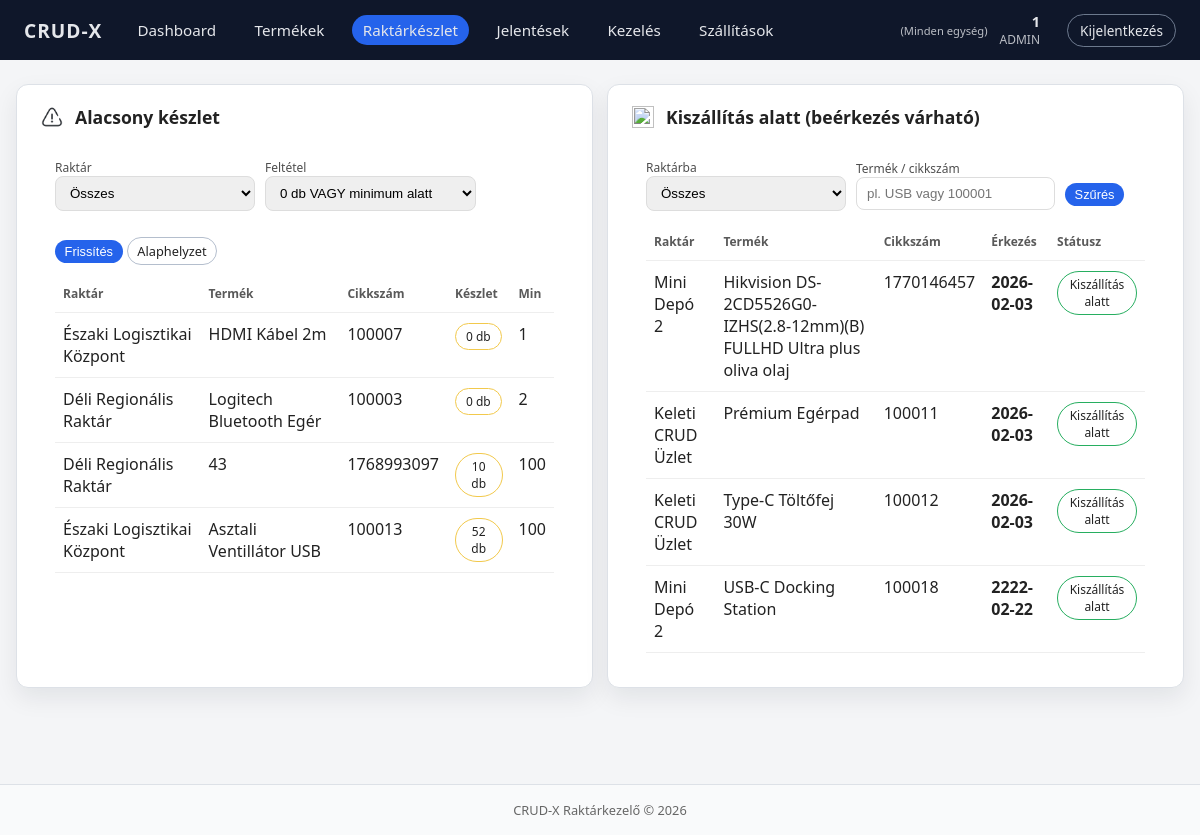
Screenshot of /CRUDX_v93/inventory.php (signed in) with the database file from the repository.
### tables this page shows
CREATE TABLE `inventory` (
  `ID` int(11) NOT NULL,
  `product_ID` int(11) NOT NULL,
  `warehouse_ID` int(11) NOT NULL,
  `quantity` int(11) NOT NULL,
  `min_quantity` int(11) DEFAULT NULL,
  `created_at` datetime NOT NULL DEFAULT current_timestamp(),
  `updated_at` datetime DEFAULT NULL
);

CREATE TABLE `warehouses` (
  `ID` int(11) NOT NULL,
  `name` varchar(255) NOT NULL,
  `address` varchar(255) NOT NULL,
  `max_quantity` int(20) NOT NULL,
  `type` enum('warehouse','store') NOT NULL,
  `active` tinyint(1) NOT NULL DEFAULT 1
);

CREATE TABLE `products` (
  `ID` int(11) NOT NULL,
  `name` varchar(100) NOT NULL,
  `item_number` varchar(100) NOT NULL,
  `description` text NOT NULL,
  `category_ID` int(11) NOT NULL,
  `active` tinyint(1) NOT NULL,
  `created_at` datetime NOT NULL DEFAULT current_timestamp(),
  `updated_at` datetime DEFAULT current_timestamp()
);

CREATE TABLE `transports` (
  `ID` int(11) NOT NULL,
  `batch_id` varchar(50) DEFAULT NULL,
  `product_ID` int(11) NOT NULL,
  `warehouse_ID` int(11) NOT NULL,
  `type` enum('import','export') NOT NULL,
  `date` datetime NOT NULL DEFAULT current_timestamp(),
  `user_ID` int(11) NOT NULL,
  `description` text NOT NULL,
  `arriveIn` date DEFAULT NULL,
  `quantity` int(11) NOT NULL
);

### CRUDX_v93/inventory.php (the view, shortened to what this page needs)
<?php
include 'config.php';
include './components/navbar.php';
$low_wh = isset($_GET['low_wh']) ? (int)$_GET['low_wh'] : 0;
$low_mode = isset($_GET['low_mode']) ? $_GET['low_mode'] : 'both';
$ship_wh = isset($_GET['ship_wh']) ? (int)$_GET['ship_wh'] : 0;
$ship_q  = isset($_GET['ship_q']) ? trim($_GET['ship_q']) : '';
$paramsLow = [];
$whereLow = [];
$sqlLow = "
    SELECT
        p.ID AS product_id,
        p.name,
        p.item_number,
        c.category_name,
        w.name AS warehouse_name,
        i.quantity,
        i.min_quantity
    FROM inventory i
    JOIN products p ON p.ID = i.product_ID
    LEFT JOIN categories c ON c.ID = p.category_ID
    JOIN warehouses w ON w.ID = i.warehouse_ID
";
if ($low_mode === 'out') {
    $whereLow[] = "i.quantity = 0";
} elseif ($low_mode === 'min') {
    $whereLow[] = "i.quantity <= i.min_quantity";
} else {
    $whereLow[] = "(i.quantity = 0 OR i.quantity <= i.min_quantity)";
}
if ($whereLow) {
    $sqlLow .= " WHERE " . implode(" AND ", $whereLow);
}
$sqlLow .= " ORDER BY i.quantity ASC, p.name ASC LIMIT 20";
$stmtLow = $pdo->prepare($sqlLow);
$stmtLow->execute($paramsLow);
$lowStockRows = $stmtLow->fetchAll(PDO::FETCH_ASSOC);
$paramsShip = [];
$sqlShip = "
    SELECT
        t.ID,
        t.arriveIn,
        t.date,
        t.description,
        p.name,
        p.item_number,
        w.name AS warehouse_name
    FROM transports t
    JOIN products p ON p.ID = t.product_ID
    JOIN warehouses w ON w.ID = t.warehouse_ID
    WHERE t.type = 'import'
      AND t.arriveIn IS NOT NULL
      AND t.arriveIn >= CURDATE()
";
$sqlShip .= " ORDER BY t.arriveIn ASC, t.ID DESC LIMIT 20";
$shipRows = [];
try {
    $stmtShip = $pdo->prepare($sqlShip);
    $stmtShip->execute($paramsShip);
    $shipRows = $stmtShip->fetchAll(PDO::FETCH_ASSOC);
} catch (PDOException $e) {
    $shipRows = null;
    $shipError = $e->getMessage();
}
?>
<!DOCTYPE html>
<html lang="hu">
<head>
    <link rel="stylesheet" href="./style/style.css?v=<?= time() ?>">
</head>
<body>
<main class="container">
    <div class="dashboard-grid">
        <section class="card col-6">
            <div class="card-header">
                <h2><img class="icon" src="./img/danger_icon_243248.png">Alacsony készlet</h2>
            </div>
            <div class="card-body">
                <form method="get" class="card-tools">
                    <div>
                        <label>Raktár</label><br>
                        <select name="low_wh">
                            <option value="0" <?= $low_wh === 0 ? 'selected' : '' ?>>Összes</option>
                        </select>
                    </div>
                    <div>
                        <label>Feltétel</label><br>
                        <select name="low_mode">
                            <option value="both" <?= $low_mode === 'both' ? 'selected' : '' ?>>0 db VAGY minimum alatt</option>
                        </select>
                    </div>
                    <div style="margin-top:18px;">
                        <button class="btn btn-small" type="submit">Frissítés</button>
                        <a class="btn btn-small btn-outline" href="inventory.php">Alaphelyzet</a>
                    </div>
                </form>
                <table class="mini-table">
                    <thead>
                        <tr>
                            <th>Raktár</th>
                            <th>Termék</th>
                            <th>Cikkszám</th>
                            <th>Készlet</th>
                            <th>Min</th>
                        </tr>
                    </thead>
                    <tbody>
                        <?php if (empty($lowStockRows)): ?>
                            <tr><td colspan="5" style="opacity:.7;">Nincs találat a feltételre.</td></tr>
                        <?php else: ?>
                            <?php foreach ($lowStockRows as $r): ?>
                                <tr>
                                    <td><?= htmlspecialchars($r['warehouse_name']) ?></td>
                                    <td><?= htmlspecialchars($r['name']) ?></td>
                                    <td><?= htmlspecialchars($r['item_number']) ?></td>
                                    <td><span class="pill pill-warn"><?= (int)$r['quantity'] ?> db</span></td>
                                    <td><?= (int)$r['min_quantity'] ?></td>
                                </tr>
                            <?php endforeach; ?>
                        <?php endif; ?>
                    </tbody>
                </table>
            </div>
        </section>
        <section class="card col-6">
            <div class="card-header">
                <h2><img class="icon" src="./img/truck_23929.png"> Kiszállítás alatt (beérkezés várható)</h2>
            </div>
            <div class="card-body">
                <form method="get" class="card-tools">
                    <div>
                        <label>Raktárba</label><br>
                        <select name="ship_wh">
                            <option value="0" <?= $ship_wh === 0 ? 'selected' : '' ?>>Összes</option>
                        </select>
                    </div>
                    <div>
                        <label>Termék / cikkszám</label><br>
                        <input type="text" name="ship_q" value="<?= htmlspecialchars($ship_q) ?>" placeholder="pl. USB vagy 100001">
                    </div>
                    <div style="margin-top:18px;">
                        <button class="btn btn-small" type="submit">Szűrés</button>
                    </div>
                </form>
                <?php if ($shipRows === null): ?>
                    <div class="hint">Hiba: <?= htmlspecialchars($shipError ?? '') ?></div>
                <?php else: ?>
                    <table class="mini-table">
                        <thead>
                            <tr>
                                <th>Raktár</th>
                                <th>Termék</th>
                                <th>Cikkszám</th>
                                <th>Érkezés</th>
                                <th>Státusz</th>
                            </tr>
                        </thead>
                        <tbody>
                            <?php if (empty($shipRows)): ?>
                                <tr><td colspan="5" style="opacity:.7;">Nincs beérkezés a szűrőkre (import + arriveIn >= ma).</td></tr>
                            <?php else: ?>
                                <?php foreach ($shipRows as $t): ?>
                                    <tr>
                                        <td><?= htmlspecialchars($t['warehouse_name']) ?></td>
                                        <td><?= htmlspecialchars($t['name']) ?></td>
                                        <td><?= htmlspecialchars($t['item_number']) ?></td>
                                        <td><strong><?= htmlspecialchars($t['arriveIn']) ?></strong></td>
                                        <td><span class="pill pill-ok">Kiszállítás alatt</span></td>
                                    </tr>
                                <?php endforeach; ?>
                            <?php endif; ?>
                        </tbody>
                    </table>
                <?php endif; ?>
            </div>
        </section>
</main>
    <?php include './components/footer.php'; ?>
</body>
</html>

### CRUDX_v93/style/style.css (style rules this page uses)
a, a:visited, a:hover, a:active, a:focus { text-decoration: none !important; color: inherit !important; }
:root { --bg: #f4f5f7; --bg-card: #ffffff; --border: #dde1e7; --text: #222; --text-muted: #666; --primary: #2563eb; --primary-soft: #e0ecff; --danger: #dc2626; --success: #16a34a; --radius-lg: 12px; --radius-sm: 6px; --shadow-soft: 0 10px 25px rgba(15, 23, 42, 0.08); }
* { box-sizing: border-box; }
html, body { height: 100%; margin: 0; }
body { font-family: system-ui, -apple-system, BlinkMacSystemFont, "Segoe UI", sans-serif; background: var(--bg); color: var(--text); margin: 0; display: flex; flex-direction: column; min-height: 100vh; }
main.container { flex: 1 0 auto; padding-bottom: 2rem; }
.btn, .btn:hover, .btn:focus, .btn:active { text-decoration: none; color: inherit; }
.btn-outline, .btn-outline:hover { text-decoration: none; }
.btn { border: none; background: var(--primary); color: white; padding: 0.45rem 0.95rem; border-radius: 999px; font-size: 0.9rem; cursor: pointer; transition: background 0.15s, transform 0.1s, box-shadow 0.1s; box-shadow: 0 4px 10px rgba(37, 99, 235, 0.3); }
.btn-outline { background: transparent; border: 1px solid rgba(148, 163, 184, 0.7); color: black; box-shadow: none; }
.btn-small { padding: 0.25rem 0.6rem; font-size: 0.8rem; box-shadow: none; }
.container { max-width: 1200px; margin: 1.5rem auto 2.5rem; padding: 0 1rem; }
.card { background: var(--bg-card); border-radius: var(--radius-lg); box-shadow: var(--shadow-soft); padding: 1.25rem 1.5rem; margin-bottom: 1.5rem; border: 1px solid var(--border); }
.card-header { display: flex; align-items: center; justify-content: space-between; gap: 1rem; margin-bottom: 1rem; }
.card-header h2 { margin: 0; font-size: 1.1rem; }
th { user-select: none; }
.col-6 { grid-column: span 6; }
.card-header .icon { width: 22px !important; height: 22px !important; object-fit: contain; user-select: none; }
.card-header h2 { display: flex; align-items: center; gap: 12px; margin: 0; }
div h2 .icon { display: flex; align-items: center; gap: 12px; margin: 0; }
.card h2 { display: flex; align-items: center; gap: 12px; margin: 0; }
.card .icon { width: 24px; height: 24px; object-fit: contain; }
.pill { text-align: center; }

### CRUDX_v93/inventory.php (style rules this page uses)
.dashboard-grid { display:grid; grid-template-columns: repeat(12, 1fr); gap: 14px; }
.col-6 { grid-column: span 6; }
.card-body { padding: 14px; }
.card-tools { display:flex; gap:10px; flex-wrap:wrap; align-items:center; margin-bottom: 12px; }
.card-tools label { font-size: 12px; opacity:.8; }
.card-tools select, .card-tools input { padding: 8px 10px; border: 1px solid #ddd; border-radius: 8px; }
.mini-table { width:100%; border-collapse: collapse; }
.mini-table th, .mini-table td { padding: 10px 8px; border-bottom: 1px solid #eee; vertical-align: top; }
.mini-table th { text-align:left; font-size: 12px; opacity: .75; }
.pill { display:inline-block; padding: 4px 10px; border-radius: 999px; border: 1px solid #ddd; font-size: 12px; }
.pill-warn { border-color: #f2c94c; }
.pill-ok { border-color: #27ae60; }

### rows the page displays
inventory: warehouse_ID.name "Északi Logisztikai Központ", product_ID.name "HDMI Kábel 2m", product_ID.item_number "100007", quantity "0", min_quantity "1"
inventory: warehouse_ID.name "Déli Regionális Raktár", product_ID.name "Logitech Bluetooth Egér", product_ID.item_number "100003", quantity "0", min_quantity "2"
inventory: warehouse_ID.name "Déli Regionális Raktár", product_ID.name "43", product_ID.item_number "1768993097", quantity "10", min_quantity "100"
inventory: warehouse_ID.name "Északi Logisztikai Központ", product_ID.name "Asztali Ventillátor USB", product_ID.item_number "100013", quantity "52", min_quantity "100"
transports: warehouse_ID.name "Mini Depó 2", product_ID.name "Hikvision DS-2CD5526G0-IZHS(2.8-12mm)(B) FULLHD Ultra plus oliva olaj", product_ID.item_number "1770146457", arriveIn "2026-02-03"
transports: warehouse_ID.name "Keleti CRUD Üzlet", product_ID.name "Prémium Egérpad", product_ID.item_number "100011", arriveIn "2026-02-03"
transports: warehouse_ID.name "Keleti CRUD Üzlet", product_ID.name "Type-C Töltőfej 30W", product_ID.item_number "100012", arriveIn "2026-02-03"
transports: warehouse_ID.name "Mini Depó 2", product_ID.name "USB-C Docking Station", product_ID.item_number "100018", arriveIn "2222-02-22"

### other values shown
$_SESSION['warehouse_name'] "Minden egység"
$_SESSION['username'] "1"
$_SESSION['role'] "ADMIN"
